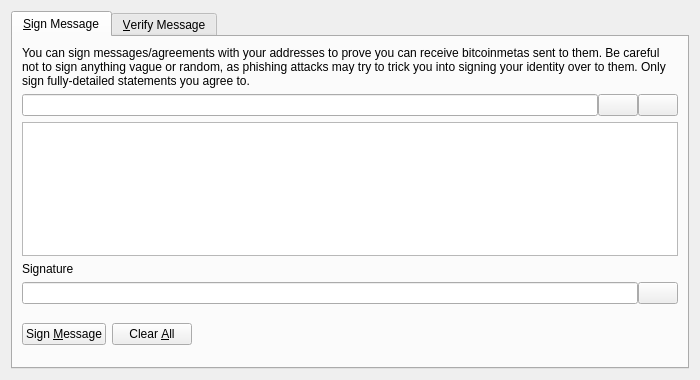
<?xml version="1.0" encoding="UTF-8"?>
<ui version="4.0">
 <class>SignVerifyMessageDialog</class>
 <widget class="QDialog" name="SignVerifyMessageDialog">
  <property name="geometry">
   <rect>
    <x>0</x>
    <y>0</y>
    <width>700</width>
    <height>380</height>
   </rect>
  </property>
  <property name="windowTitle">
   <string>Signatures - Sign / Verify a Message</string>
  </property>
  <property name="modal">
   <bool>true</bool>
  </property>
  <layout class="QVBoxLayout" name="verticalLayout">
   <item>
    <widget class="QTabWidget" name="tabWidget">
     <property name="currentIndex">
      <number>0</number>
     </property>
     <widget class="QWidget" name="tabSignMessage">
      <attribute name="title">
       <string>&amp;Sign Message</string>
      </attribute>
      <layout class="QVBoxLayout" name="verticalLayout_SM">
       <item>
        <widget class="QLabel" name="infoLabel_SM">
         <property name="text">
          <string>You can sign messages/agreements with your addresses to prove you can receive bitcoinmetas sent to them. Be careful not to sign anything vague or random, as phishing attacks may try to trick you into signing your identity over to them. Only sign fully-detailed statements you agree to.</string>
         </property>
         <property name="textFormat">
          <enum>Qt::PlainText</enum>
         </property>
         <property name="wordWrap">
          <bool>true</bool>
         </property>
        </widget>
       </item>
       <item>
        <layout class="QHBoxLayout" name="horizontalLayout_1_SM">
         <property name="spacing">
          <number>0</number>
         </property>
         <item>
          <widget class="QValidatedLineEdit" name="addressIn_SM">
           <property name="toolTip">
            <string>The BitcoinMeta address to sign the message with</string>
           </property>
          </widget>
         </item>
         <item>
          <widget class="QPushButton" name="addressBookButton_SM">
           <property name="toolTip">
            <string>Choose previously used address</string>
           </property>
           <property name="text">
            <string/>
           </property>
           <property name="icon">
            <iconset resource="../bitcoin.qrc">
             <normaloff>:/icons/address-book</normaloff>:/icons/address-book</iconset>
           </property>
           <property name="shortcut">
            <string>Alt+A</string>
           </property>
           <property name="autoDefault">
            <bool>false</bool>
           </property>
          </widget>
         </item>
         <item>
          <widget class="QPushButton" name="pasteButton_SM">
           <property name="toolTip">
            <string>Paste address from clipboard</string>
           </property>
           <property name="text">
            <string/>
           </property>
           <property name="icon">
            <iconset resource="../bitcoin.qrc">
             <normaloff>:/icons/editpaste</normaloff>:/icons/editpaste</iconset>
           </property>
           <property name="shortcut">
            <string>Alt+P</string>
           </property>
           <property name="autoDefault">
            <bool>false</bool>
           </property>
          </widget>
         </item>
        </layout>
       </item>
       <item>
        <widget class="QPlainTextEdit" name="messageIn_SM">
         <property name="toolTip">
          <string>Enter the message you want to sign here</string>
         </property>
        </widget>
       </item>
       <item>
        <widget class="QLabel" name="signatureLabel_SM">
         <property name="text">
          <string>Signature</string>
         </property>
         <property name="textFormat">
          <enum>Qt::PlainText</enum>
         </property>
        </widget>
       </item>
       <item>
        <layout class="QHBoxLayout" name="horizontalLayout_2_SM">
         <property name="spacing">
          <number>0</number>
         </property>
         <item>
          <widget class="QLineEdit" name="signatureOut_SM">
           <property name="font">
            <font>
             <italic>true</italic>
            </font>
           </property>
           <property name="readOnly">
            <bool>true</bool>
           </property>
          </widget>
         </item>
         <item>
          <widget class="QPushButton" name="copySignatureButton_SM">
           <property name="toolTip">
            <string>Copy the current signature to the system clipboard</string>
           </property>
           <property name="text">
            <string/>
           </property>
           <property name="icon">
            <iconset resource="../bitcoin.qrc">
             <normaloff>:/icons/editcopy</normaloff>:/icons/editcopy</iconset>
           </property>
           <property name="autoDefault">
            <bool>false</bool>
           </property>
          </widget>
         </item>
        </layout>
       </item>
       <item>
        <layout class="QHBoxLayout" name="horizontalLayout_3_SM">
         <item>
          <widget class="QPushButton" name="signMessageButton_SM">
           <property name="toolTip">
            <string>Sign the message to prove you own this BitcoinMeta address</string>
           </property>
           <property name="text">
            <string>Sign &amp;Message</string>
           </property>
           <property name="icon">
            <iconset resource="../bitcoin.qrc">
             <normaloff>:/icons/edit</normaloff>:/icons/edit</iconset>
           </property>
           <property name="autoDefault">
            <bool>false</bool>
           </property>
          </widget>
         </item>
         <item>
          <widget class="QPushButton" name="clearButton_SM">
           <property name="toolTip">
            <string>Reset all sign message fields</string>
           </property>
           <property name="text">
            <string>Clear &amp;All</string>
           </property>
           <property name="icon">
            <iconset resource="../bitcoin.qrc">
             <normaloff>:/icons/remove</normaloff>:/icons/remove</iconset>
           </property>
           <property name="autoDefault">
            <bool>false</bool>
           </property>
          </widget>
         </item>
         <item>
          <spacer name="horizontalSpacer_1_SM">
           <property name="orientation">
            <enum>Qt::Horizontal</enum>
           </property>
           <property name="sizeHint" stdset="0">
            <size>
             <width>40</width>
             <height>48</height>
            </size>
           </property>
          </spacer>
         </item>
         <item>
          <widget class="QLabel" name="statusLabel_SM">
           <property name="font">
            <font>
             <weight>75</weight>
             <bold>true</bold>
            </font>
           </property>
           <property name="text">
            <string/>
           </property>
           <property name="wordWrap">
            <bool>true</bool>
           </property>
          </widget>
         </item>
         <item>
          <spacer name="horizontalSpacer_2_SM">
           <property name="orientation">
            <enum>Qt::Horizontal</enum>
           </property>
           <property name="sizeHint" stdset="0">
            <size>
             <width>40</width>
             <height>48</height>
            </size>
           </property>
          </spacer>
         </item>
        </layout>
       </item>
      </layout>
     </widget>
     <widget class="QWidget" name="tabVerifyMessage">
      <attribute name="title">
       <string>&amp;Verify Message</string>
      </attribute>
      <layout class="QVBoxLayout" name="verticalLayout_VM">
       <item>
        <widget class="QLabel" name="infoLabel_VM">
         <property name="text">
          <string>Enter the receiver's address, message (ensure you copy line breaks, spaces, tabs, etc. exactly) and signature below to verify the message. Be careful not to read more into the signature than what is in the signed message itself, to avoid being tricked by a man-in-the-middle attack. Note that this only proves the signing party receives with the address, it cannot prove sendership of any transaction!</string>
         </property>
         <property name="textFormat">
          <enum>Qt::PlainText</enum>
         </property>
         <property name="alignment">
          <set>Qt::AlignLeading|Qt::AlignLeft|Qt::AlignTop</set>
         </property>
         <property name="wordWrap">
          <bool>true</bool>
         </property>
        </widget>
       </item>
       <item>
        <layout class="QHBoxLayout" name="horizontalLayout_1_VM">
         <property name="spacing">
          <number>0</number>
         </property>
         <item>
          <widget class="QValidatedLineEdit" name="addressIn_VM">
           <property name="toolTip">
            <string>The BitcoinMeta address the message was signed with</string>
           </property>
          </widget>
         </item>
         <item>
          <widget class="QPushButton" name="addressBookButton_VM">
           <property name="toolTip">
            <string>Choose previously used address</string>
           </property>
           <property name="text">
            <string/>
           </property>
           <property name="icon">
            <iconset resource="../bitcoin.qrc">
             <normaloff>:/icons/address-book</normaloff>:/icons/address-book</iconset>
           </property>
           <property name="shortcut">
            <string>Alt+A</string>
           </property>
           <property name="autoDefault">
            <bool>false</bool>
           </property>
          </widget>
         </item>
        </layout>
       </item>
       <item>
        <widget class="QPlainTextEdit" name="messageIn_VM"/>
       </item>
       <item>
        <widget class="QValidatedLineEdit" name="signatureIn_VM"/>
       </item>
       <item>
        <layout class="QHBoxLayout" name="horizontalLayout_2_VM">
         <item>
          <widget class="QPushButton" name="verifyMessageButton_VM">
           <property name="toolTip">
            <string>Verify the message to ensure it was signed with the specified BitcoinMeta address</string>
           </property>
           <property name="text">
            <string>Verify &amp;Message</string>
           </property>
           <property name="icon">
            <iconset resource="../bitcoin.qrc">
             <normaloff>:/icons/transaction_0</normaloff>:/icons/transaction_0</iconset>
           </property>
           <property name="autoDefault">
            <bool>false</bool>
           </property>
          </widget>
         </item>
         <item>
          <widget class="QPushButton" name="clearButton_VM">
           <property name="toolTip">
            <string>Reset all verify message fields</string>
           </property>
           <property name="text">
            <string>Clear &amp;All</string>
           </property>
           <property name="icon">
            <iconset resource="../bitcoin.qrc">
             <normaloff>:/icons/remove</normaloff>:/icons/remove</iconset>
           </property>
           <property name="autoDefault">
            <bool>false</bool>
           </property>
          </widget>
         </item>
         <item>
          <spacer name="horizontalSpacer_1_VM">
           <property name="orientation">
            <enum>Qt::Horizontal</enum>
           </property>
           <property name="sizeHint" stdset="0">
            <size>
             <width>40</width>
             <height>48</height>
            </size>
           </property>
          </spacer>
         </item>
         <item>
          <widget class="QLabel" name="statusLabel_VM">
           <property name="font">
            <font>
             <weight>75</weight>
             <bold>true</bold>
            </font>
           </property>
           <property name="text">
            <string/>
           </property>
           <property name="wordWrap">
            <bool>true</bool>
           </property>
          </widget>
         </item>
         <item>
          <spacer name="horizontalSpacer_2_VM">
           <property name="orientation">
            <enum>Qt::Horizontal</enum>
           </property>
           <property name="sizeHint" stdset="0">
            <size>
             <width>40</width>
             <height>48</height>
            </size>
           </property>
          </spacer>
         </item>
        </layout>
       </item>
      </layout>
     </widget>
    </widget>
   </item>
  </layout>
 </widget>
 <customwidgets>
  <customwidget>
   <class>QValidatedLineEdit</class>
   <extends>QLineEdit</extends>
   <header>qt/qvalidatedlineedit.h</header>
  </customwidget>
 </customwidgets>
 <resources>
  <include location="../bitcoin.qrc"/>
 </resources>
 <connections/>
</ui>
